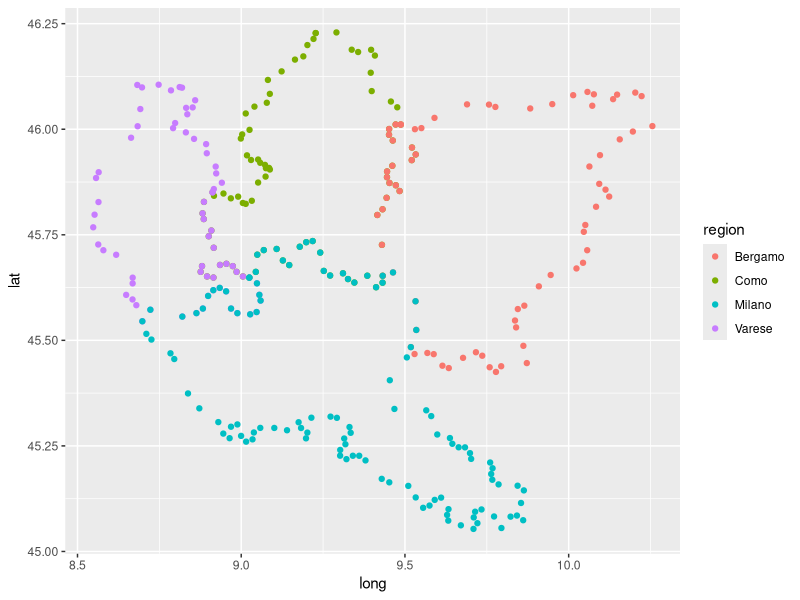
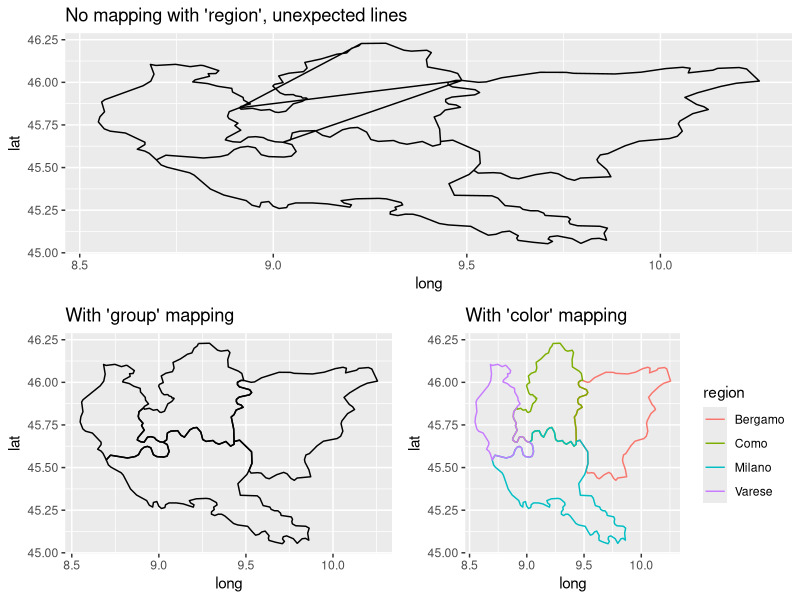

Recreate these plots in R, in order. (Note: this script raises an error after producing the figures.)
## ---- chunk 1
knitr::opts_chunk$set(echo = TRUE, warning = FALSE, message = FALSE, collapse = TRUE)
## ---- chunk 2
# If necessary to install a package run
# install.packages("packageName")

# Load packages
library(ggplot2)
library(gridExtra)
library(dplyr)
library(viridis)
## ---- chunk 3
# Get the italy dataset from ggplot2
# Consider only the following provinces "Bergamo" , "Como", "Lecco", "Milano", "Varese"
# and arrange by group and order (ascending order)
italy_map <- ggplot2::map_data(map = "italy")
italy_map_subset <- italy_map %>%
  filter(region %in% c("Bergamo" , "Como", "Lecco", "Milano", "Varese")) %>%
  arrange(group, order)
## ---- chunk 4
head(italy_map, 3)
## ---- chunk 5
italy_map_subset %>%
  ggplot(aes(x = long, y = lat)) +
  geom_point(aes(color = region))
## ---- chunk 6
plot_1 <- italy_map_subset %>%
  ggplot(aes(x = long, y = lat)) +
  geom_path() +
  ggtitle("No mapping with 'region', unexpected lines")

plot_2 <- italy_map_subset %>%
  ggplot(aes(x = long, y = lat)) +
  geom_path(aes(group = region)) +
  ggtitle("With 'group' mapping")

plot_3 <- italy_map_subset %>%
  ggplot(aes(x = long, y = lat)) +
  geom_path(aes(color = region)) +
  ggtitle("With 'color' mapping")

grid.arrange(plot_1, plot_2, plot_3, ncol = 2, layout_matrix = rbind(c(1,1), c(2,3)))
## ---- chunk 7
# Get the USA/ state map from ggplot2
us_map <- ggplot2::map_data("state")

# Use the 'votes.repub' dataset (maps package), containing the percentage of 
# republican votes in the 1900 elections by state. Note
# - the dataset is a matrix so it needs to be converted to a dataframe
# - the row name defines the relevant state 

votes.repub %>%
  tbl_df() %>%
  mutate(state = rownames(votes.repub), state = tolower(state)) %>%
  right_join(us_map, by = c("state" = "region")) %>%
  ggplot(mapping = aes(x = long, y = lat, group = group, fill = `1976`)) +
  geom_polygon(color = "black") + 
  theme_void() +
  scale_fill_viridis(name = "Republican\nVotes (%)")
